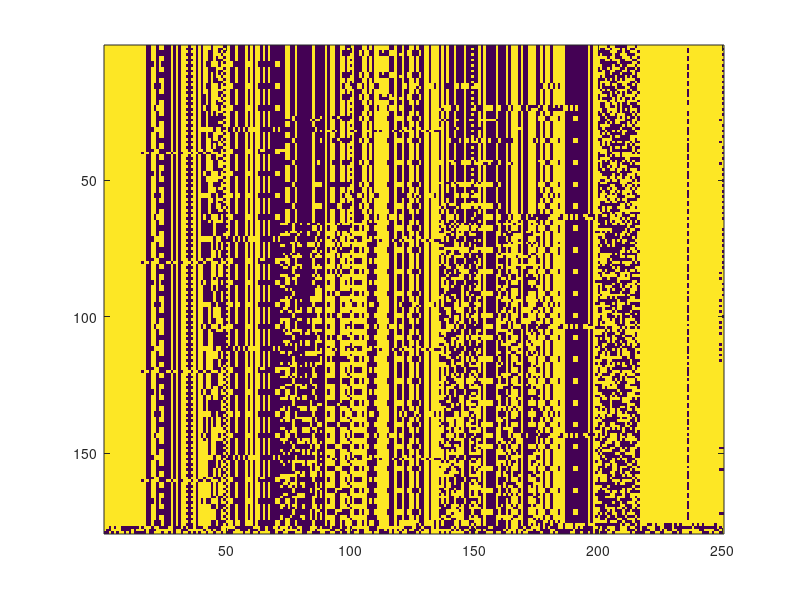
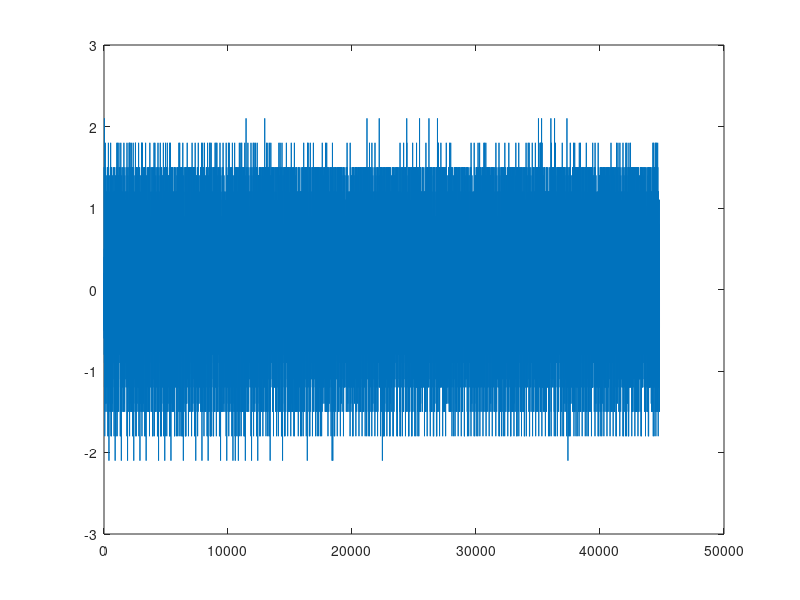

Source code (MATLAB) for these figures, in order:
pkg load signal

load digital15.mat   % code index +1 since index starting at 0 and matlab at 1
u=angle(xvals16.*exp(-j*unwrap(angle(xvals16)*2)/2)); % remove phase fluctuation
bits=floor(length(u)/250);                            % number of sentences
k=find(u<-2);u(k)=u(k)+2*pi;                          % 2pi phase addition
k=find(u<=1);u(k)=0;                                  % threshold
k=find(u>1);u(k)=1;

output=zeros(1,length(u)-1);          % remove differential encoding
for k=1:length(u)-1
  if (u(k)==u(k+1)) output(k)=1; else output(k)=0; end
end

sentences=(reshape(output(1:250*bits),250,bits)); % 250 bits/second, 1 message/second
imagesc(sentences')

motif=([1 0 1 1 0 1 0 1 1 1 ]); % LTFB SATRE ID=727
x=(xcorr(output-mean(output),motif-mean(motif)));
k=find(abs(x)>2.1);
diff(k)
figure
plot(x(floor(length(x)/2:end)))

% bits=sentences(216-35+1:240,:)';
bits=sentences';
save -text bits.txt bits
